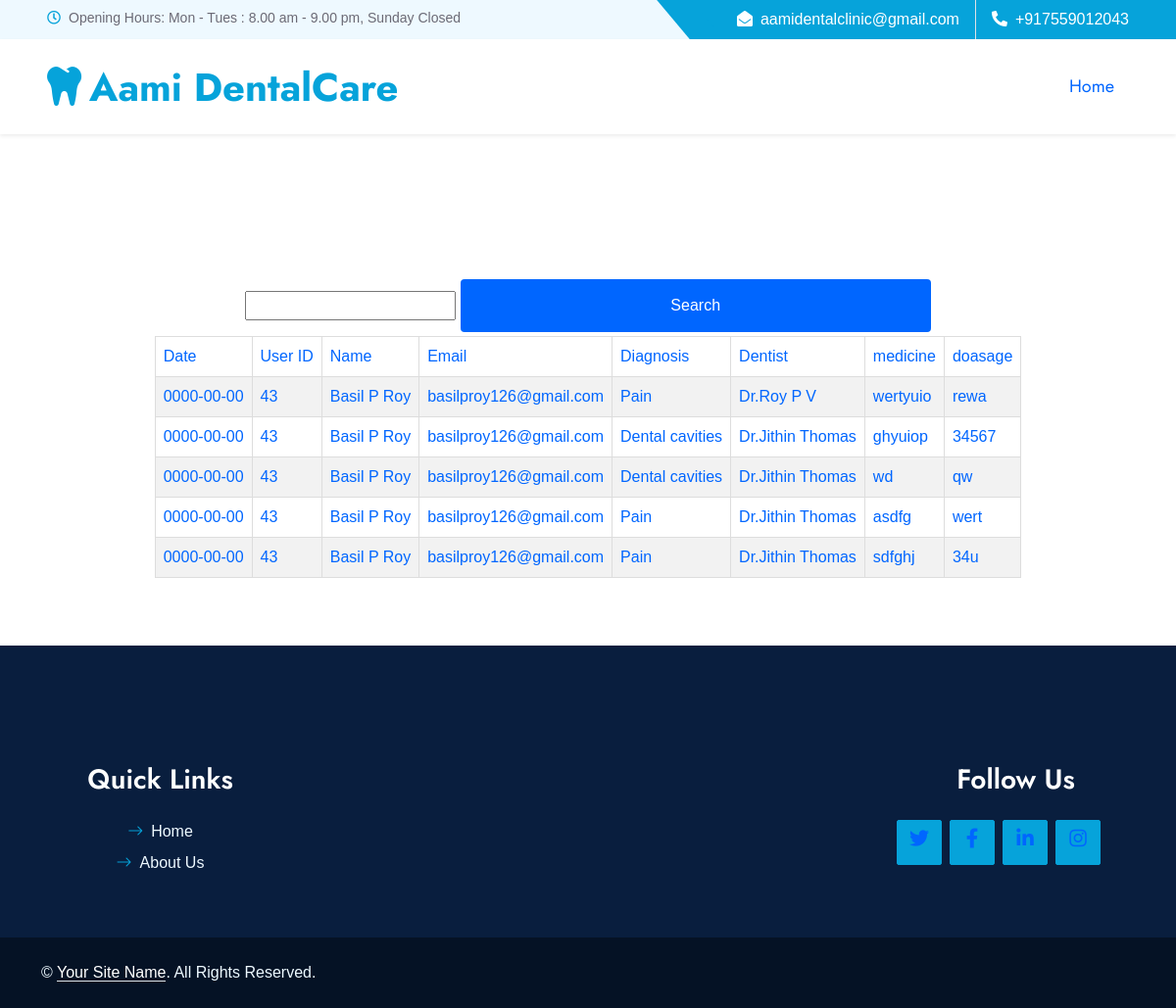
Page /PROJECT/Admin/SearchPatient.php (signed in) on the committed database.
### tables this page shows
CREATE TABLE `tbl_prescribe` (
  `prescription_id` int(11) NOT NULL,
  `appointment_id` int(11) NOT NULL,
  `user_id` int(11) NOT NULL,
  `prescription_date` date NOT NULL,
  `diagnosis_id` int(100) NOT NULL,
  `prescription_medi` varchar(100) NOT NULL,
  `prescription_dose` varchar(100) NOT NULL
);

CREATE TABLE `tbl_user` (
  `user_id` int(11) NOT NULL,
  `user_name` varchar(50) NOT NULL,
  `user_gender` varchar(11) NOT NULL,
  `user_contact` varchar(100) NOT NULL,
  `user_email` varchar(50) NOT NULL,
  `district_id` varchar(40) NOT NULL,
  `place_id` varchar(50) NOT NULL,
  `user_pass` varchar(50) NOT NULL,
  `user_address` varchar(500) NOT NULL,
  `user_photo` varchar(100) NOT NULL,
  `user_proof` varchar(100) NOT NULL
);

CREATE TABLE `tbl_diagnosis` (
  `diagnosis_id` int(11) NOT NULL,
  `diagnosis_name` varchar(50) NOT NULL
);

CREATE TABLE `tbl_dentist` (
  `dentist_id` int(11) NOT NULL,
  `dentist_name` varchar(50) NOT NULL,
  `dentist_gender` varchar(10) NOT NULL,
  `dentist_contact` varchar(20) NOT NULL,
  `dentist_email` varchar(50) NOT NULL,
  `place_id` int(11) NOT NULL,
  `dentist_password` varchar(100) NOT NULL,
  `dentist_address` varchar(200) NOT NULL,
  `dentisttype_id` int(11) NOT NULL,
  `dentist_photo` varchar(100) NOT NULL,
  `dentist_proof` varchar(100) NOT NULL
);

### PROJECT/Admin/SearchPatient.php (the view, shortened to what this page needs)
<!DOCTYPE html PUBLIC "-//W3C//DTD XHTML 1.0 Transitional//EN" "http://www.w3.org/TR/xhtml1/DTD/xhtml1-transitional.dtd">
<html xmlns="http://www.w3.org/1999/xhtml">
<head>
<link rel="stylesheet" href="https://cdn.jsdelivr.net/npm/bootstrap@4.5.3/dist/css/bootstrap.min.css">
</head>
</body>
<div id="tab" align="center">
<?php
include("../Assets/Connection/Connection.php");
include("Head.php");
$sql =  "select * from tbl_prescribe p inner join tbl_appointmentrequest a on p.appointment_id=a.appointment_id inner join
tbl_user u on a.user_id=u.user_id inner join tbl_diagnosis d on p.diagnosis_id=d.diagnosis_id inner join tbl_dentist x on a.dentist_id=x.dentist_id  where appointment_status='4' ";
$result = $con->query($sql);
$products = mysqli_fetch_all($result,MYSQLI_ASSOC);
echo '<form>
 <input name="search">
 <input type="submit" value="Search">
 </form>';
echo "<table border=1>";
echo "<tr>
<td>Date</td>
<td>User ID</td>
<td>Name</td>
<td>Email</td>
<td>Diagnosis</td>
<td>Dentist</td>
<td>medicine</td>
<td>doasage</td>
</tr>";
foreach ($products as $product) {
 echo "<tr>
  <td>{$product['prescription_date']}</td>
   <td>{$product['user_id']}</td>
 <td>{$product['user_name']}</td>
 <td>{$product['user_email']}</td>
 <td>{$product['diagnosis_name']}</td>
 <td>{$product['dentist_name']}</td>
 <td>{$product['prescription_medi']}</td>
 <td>{$product['prescription_dose']}</td>
 </tr>";
}
echo '</table>';
include("Foot.php");
?>
</body>
</div>
</html>

### PROJECT/Admin/form.css (style rules this page uses)
#tab { font-family: "Trebuchet MS", Arial, Helvetica, sans-serif; border-collapse: collapse; width: 100%; }
#tab td, #tab th { border: 1px solid #ddd; padding: 8px; color: #06F; }
#tab tr:nth-child(even) { background-color: #f2f2f2; }
input[type=submit] { width: 40%; background-color: #06F; color: white; padding: 15px; margin: 4px 0; border: none; border-radius: 4px; cursor: pointer; }

### PROJECT/Assets/Template/Main/css/style.css (style rules this page uses)
:root { --primary: #06A3DA; --secondary: #F57E57; --light: #EEF9FF; --dark: #091E3E; }

### rows in the picture
tbl_prescribe: prescription_date "0000-00-00", user.user_id "43", user.user_name "Basil P Roy", user.user_email "basilproy126@gmail.com", diagnosis.diagnosis_name "Pain", tbl_dentist.dentist_name "Dr.Roy P V", prescription_medi "wertyuio", prescription_dose "rewa"
tbl_prescribe: prescription_date "0000-00-00", user.user_id "43", user.user_name "Basil P Roy", user.user_email "basilproy126@gmail.com", diagnosis.diagnosis_name "Dental cavities", tbl_dentist.dentist_name "Dr.Jithin Thomas", prescription_medi "ghyuiop", prescription_dose "34567"
tbl_prescribe: prescription_date "0000-00-00", user.user_id "43", user.user_name "Basil P Roy", user.user_email "basilproy126@gmail.com", diagnosis.diagnosis_name "Dental cavities", tbl_dentist.dentist_name "Dr.Jithin Thomas", prescription_medi "wd", prescription_dose "qw"
tbl_prescribe: prescription_date "0000-00-00", user.user_id "43", user.user_name "Basil P Roy", user.user_email "basilproy126@gmail.com", diagnosis.diagnosis_name "Pain", tbl_dentist.dentist_name "Dr.Jithin Thomas", prescription_medi "asdfg", prescription_dose "wert"
tbl_prescribe: prescription_date "0000-00-00", user.user_id "43", user.user_name "Basil P Roy", user.user_email "basilproy126@gmail.com", diagnosis.diagnosis_name "Pain", tbl_dentist.dentist_name "Dr.Jithin Thomas", prescription_medi "sdfghj", prescription_dose "34u"
